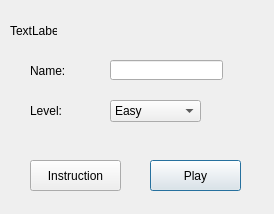
<?xml version="1.0" encoding="UTF-8"?>
<ui version="4.0">
 <class>Dialog</class>
 <widget class="QDialog" name="Dialog">
  <property name="geometry">
   <rect>
    <x>0</x>
    <y>0</y>
    <width>274</width>
    <height>214</height>
   </rect>
  </property>
  <property name="windowTitle">
   <string>Dialog</string>
  </property>
  <widget class="QComboBox" name="level">
   <property name="geometry">
    <rect>
     <x>110</x>
     <y>100</y>
     <width>91</width>
     <height>22</height>
    </rect>
   </property>
   <property name="currentText">
    <string>Easy</string>
   </property>
   <property name="currentIndex">
    <number>0</number>
   </property>
   <item>
    <property name="text">
     <string>Easy</string>
    </property>
   </item>
   <item>
    <property name="text">
     <string>Nornal</string>
    </property>
   </item>
   <item>
    <property name="text">
     <string>Hard</string>
    </property>
   </item>
   <item>
    <property name="text">
     <string>God</string>
    </property>
   </item>
  </widget>
  <widget class="QLineEdit" name="name">
   <property name="geometry">
    <rect>
     <x>110</x>
     <y>60</y>
     <width>113</width>
     <height>20</height>
    </rect>
   </property>
  </widget>
  <widget class="QLabel" name="label_2">
   <property name="geometry">
    <rect>
     <x>30</x>
     <y>60</y>
     <width>47</width>
     <height>21</height>
    </rect>
   </property>
   <property name="text">
    <string>Name:</string>
   </property>
  </widget>
  <widget class="QLabel" name="label_3">
   <property name="geometry">
    <rect>
     <x>30</x>
     <y>100</y>
     <width>47</width>
     <height>21</height>
    </rect>
   </property>
   <property name="text">
    <string>Level:</string>
   </property>
  </widget>
  <widget class="QPushButton" name="playButton">
   <property name="geometry">
    <rect>
     <x>150</x>
     <y>160</y>
     <width>91</width>
     <height>31</height>
    </rect>
   </property>
   <property name="text">
    <string>Play</string>
   </property>
  </widget>
  <widget class="QPushButton" name="instructionButton">
   <property name="geometry">
    <rect>
     <x>30</x>
     <y>160</y>
     <width>91</width>
     <height>31</height>
    </rect>
   </property>
   <property name="text">
    <string>Instruction</string>
   </property>
  </widget>
  <widget class="QLabel" name="label">
   <property name="geometry">
    <rect>
     <x>10</x>
     <y>10</y>
     <width>47</width>
     <height>41</height>
    </rect>
   </property>
   <property name="text">
    <string>TextLabel</string>
   </property>
  </widget>
 </widget>
 <layoutdefault spacing="6" margin="11"/>
 <resources/>
 <connections/>
</ui>
